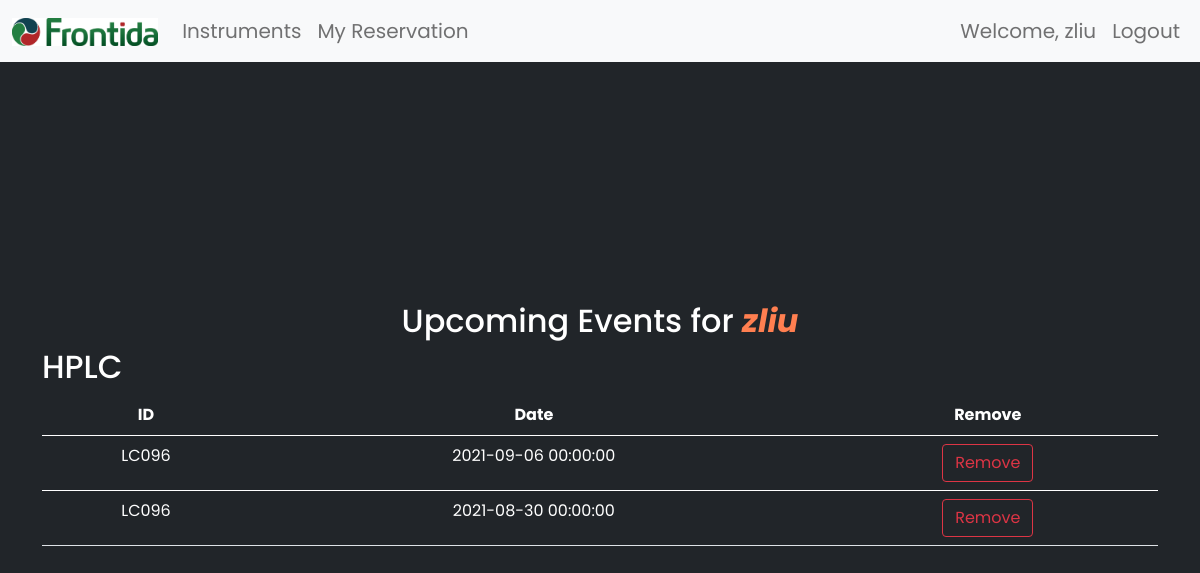
The page /my_reservation (signed in) on the database as committed earlier.
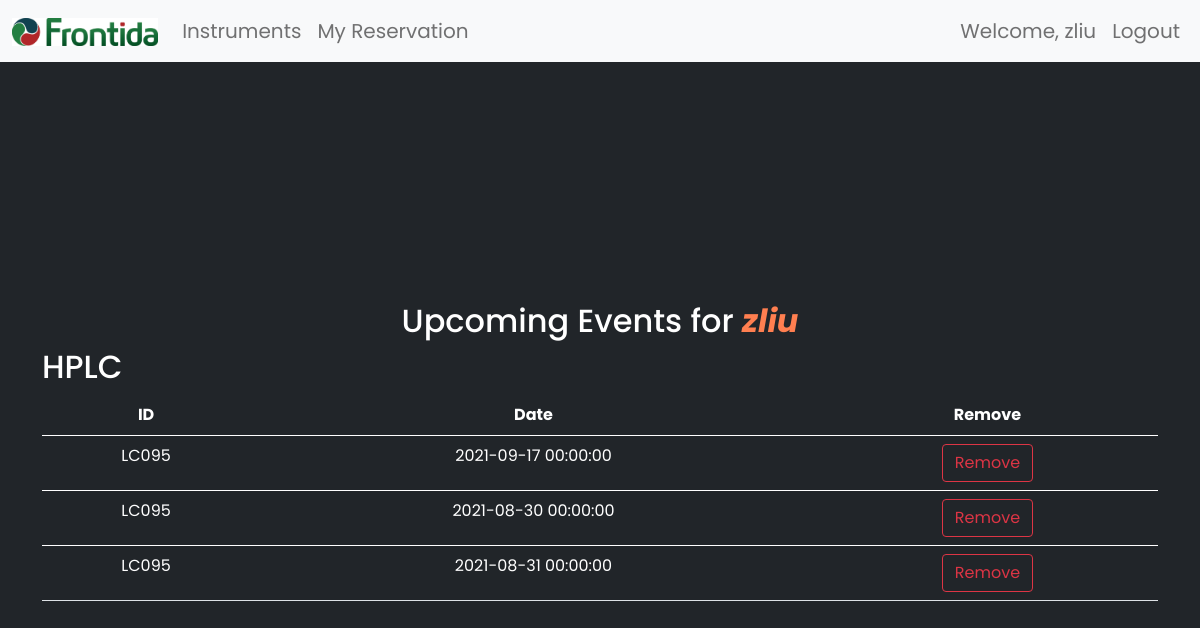
The same page on the database as committed later.
### webapp/models.py (models this page shows, shortened)
class User(db.Model, UserMixin):
    id = db.Column(db.Integer(), primary_key=True)
    username = db.Column(db.String(length=30), nullable=False, unique=True)
    email_address = db.Column(db.String(length=50), nullable=False, unique=True)
    password_hash = db.Column(db.String(length=60), nullable=False)
    history = db.relationship("Record", backref="owned_user", lazy=True)
    @property
    def password(self):
        return self.password

class Record(db.Model):
    id = db.Column(db.Integer(), primary_key=True)
    start = db.Column(db.DateTime(timezone=True), nullable=True)
    ins_name = db.Column(db.String(length=1024), nullable=False, unique=False)
    note = db.Column(db.String(length=1024), nullable=True, unique=False)
    owner_user = db.Column(db.Integer(), db.ForeignKey("user.id"))

### webapp/routes.py (the view, shortened to what this page needs)
@app.route("/my_reservation", methods=["GET", "POST"])
@login_required
def my_reservation_page():
    form = RemoveRecordForm()
    if request.method == "GET":
        all_reservations = Record.query.filter_by(owner_user=current_user.id)
        d = date.today()
        today = datetime.combine(d, datetime.min.time())
        upcoming_reservations = []
        for reservation in all_reservations:
            if reservation.start >= today:
                upcoming_reservations.append(reservation)
        return render_template(
            "my_reservation.html",
            upcoming_reservations=upcoming_reservations,
            form=form,
        )

### webapp/form.py
class RemoveRecordForm(FlaskForm):
    record_id = IntegerField()
    submit = SubmitField(label="Remove")

### webapp/models.py (called while the page is built)
@login_manager.user_loader
def load_user(user_id):
    return User.query.get(int(user_id))

### webapp/templates/my_reservation.html (shortened to what this page needs)
{% extends 'base.html' %}
{% block content %}
<div class="container" style="margin-top: 20%;">
    <h2 class='text-center' style = "color:white">Upcoming Events for <span style='color: coral; font-weight: bold; font-style: italic;'>{{current_user.username}}</span></h2>
    <h2 class='mt-2' style = "color:white">HPLC</h2>
    <table class='table table-hover' style="color: white;">
        <thead>
            <tr>
            <th scope='col'>ID</th>
            <th scope='col'>Date</th>
            <th scope='col'>Remove</th>
            </tr>
        </thead>
    {% for record in upcoming_reservations %}
    <form method="POST">
        <tbody>
            <tr scope='row'>
            <td> {{ record.ins_name }} </td>
            <td> {{ record.start }} </td>
            <td>
                {{ form.submit(class="btn btn-outline-danger btn-block") }}
            </td>
            </tr>
        </tbody>
    </form>
    {% endfor %}
      </table>
</div>
{% endblock %}

### webapp/templates/base.html (shortened to what this page needs)
<!doctype html>
<html lang="en">
   <head>
      <link rel="stylesheet" href="{{ url_for('static', filename='css/bootstrap.min.css') }}">
   </head>
   <body>
        <nav class="navbar navbar-expand-lg navbar-light bg-light" style='font-size: 15pt'>
            <div class="container-fluid">
                <div class="collapse navbar-collapse" id="navbarSupportedContent">
                    <a class="navbar-brand mt-2 mt-lg-0" href="{{ url_for('home_page')}}">
                    <img
                        src="{{ url_for('static', filename='images/logo.jpg') }}"
                        height="28"
                        alt=""
                        loading="lazy"
                        style="padding-top: 0;"
                    />
                    </a>
                    <ul class="navbar-nav me-auto mb-2 mb-lg-0">
                        <li class="nav-item">
                            <a class="nav-link" href="{{ url_for('instruments_page') }}">Instruments</a>
                        </li>
                        <li class='nav-item'>
                            <a class="nav-link" href="{{ url_for('my_reservation_page') }}">My Reservation</a>
                        </li>
                    </ul>
                    {% if current_user.is_authenticated %}
                    <ul class="navbar-nav">
                        <li class="nav-item">
                            <a class="nav-link" style="color: lawngreen; font-weight: bold">
                            </a>
                        </li>
                        <li class="nav-item">
                            <a class="nav-link">Welcome, {{ current_user.username }}</a>
                        </li>
                        <li class="nav-item">
                            <a class="nav-link" href="{{ url_for('logout_page') }}">Logout</a>
                        </li>
                    </ul>
                  {% endif %}
                </div>
            </div>
        </nav>
    {% block content %}
    {% endblock %}
    </body>
   </html>

### webapp/templates/my_reservation.html (style rules this page uses)
.table td, tr { text-align: center; }

### webapp/templates/base.html (style rules this page uses)
:root { --primary-color: #007AF3; }
body { background-color: #212529; font-family: 'Poppins'; }

Rows that differ between the two databases and show on the page:
removed Record: ins_name "LC096", start "2021-09-06 00:00:00"
removed Record: ins_name "LC096", start "2021-08-30 00:00:00"
added Record: ins_name "LC095", start "2021-09-17 00:00:00"
added Record: ins_name "LC095", start "2021-08-30 00:00:00"
added Record: ins_name "LC095", start "2021-08-31 00:00:00"
